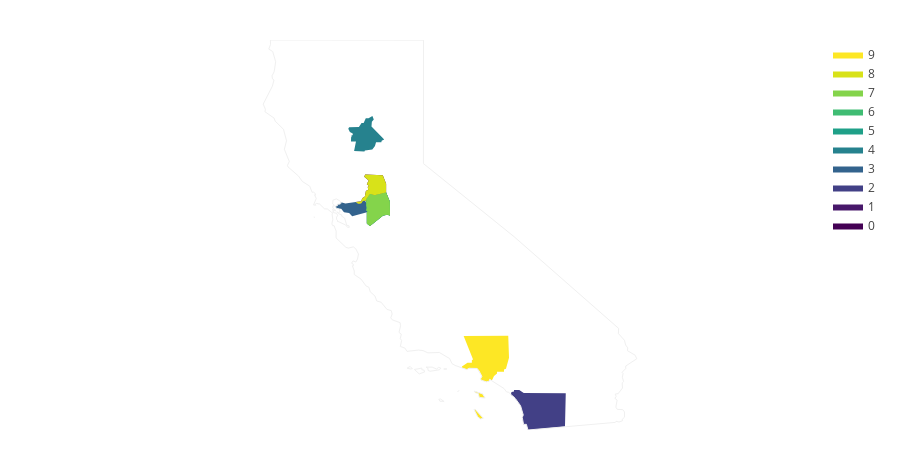

Here is the notebook cell this chart was saved with:
### Code cell
import plotly.figure_factory as ff

fips = ['06067', '06077', '06073',
        '06013', '06007', '06077',
        '06077', '06077', '06067',
        '06037']
values = range(len(fips))

fig = ff.create_choropleth(fips=fips, values=values, scope = ['CA'])
fig.layout.template = None
fig.show()

#06067 = 1st, 9th - sacramento county
#06077- 2nd , 6th, 7th, 8th - san joaquin county
#06073 - 3rd san diego county
#06013 - 4th contra costa county
#06007 5th butte county
#06037  10 LA county

-ask coloring?

### Figure 1 — Plotly figure (JSON) as saved in the notebook; plotly's stock layout.template omitted (floating-point values rounded to 4 significant figures; data arrays with more than 128 entries replaced by an {"elided": "..."} marker saying what was removed)
{"data": [{"fill": "toself", "fillcolor": "rgb(68, 1, 84)", "hoverinfo": "none", "line": {"color": "rgb(0, 0, 0)", "width": 0}, "mode": "lines", "name": "0", "type": "scatter", "x": [-121.9, -121.7, -121.7, -121.6, -121.6, -121.5, -121.5, -121.5, -121.6, -121.5, -121.6, -121.6, -121.1, -121.0, -121.0, -121.3, -121.5, -121.6, -121.6, -121.7, -121.7, -121.8, -121.9, null], "y": [38.07, 38.09, 38.16, 38.2, 38.33, 38.36, 38.43, 38.47, 38.5, 38.59, 38.68, 38.74, 38.72, 38.51, 38.3, 38.23, 38.26, 38.12, 38.1, 38.09, 38.05, 38.02, 38.07, null]}, {"fill": "toself", "fillcolor": "rgb(72, 24, 106)", "hoverinfo": "none", "line": {"color": "rgb(0, 0, 0)", "width": 0}, "mode": "lines", "name": "1", "type": "scatter", "x": [-121.6, -121.6, -121.6, -121.5, -121.3, -121.0, -120.9, -120.9, -121.0, -121.1, -121.5, -121.6, -121.6, -121.5, -121.6, -121.6, -121.6, -121.6, -121.6, null], "y": [38.04, 38.1, 38.12, 38.26, 38.23, 38.3, 38.08, 37.74, 37.76, 37.74, 37.48, 37.54, 37.82, 37.85, 37.86, 37.92, 38.01, 38.02, 38.04, null]}, {"fill": "toself", "fillcolor": "rgb(66, 64, 134)", "hoverinfo": "none", "line": {"color": "rgb(0, 0, 0)", "width": 0}, "mode": "lines", "name": "2", "type": "scatter", "x": [-117.6, -117.6, -117.5, -117.5, -117.4, -117.2, -116.1, -116.1, -117.1, -117.2, -117.2, -117.3, -117.3, -117.3, -117.5, -117.6, null], "y": [33.39, 33.45, 33.47, 33.51, 33.51, 33.43, 33.43, 32.62, 32.53, 32.67, 32.67, 32.84, 32.9, 33.12, 33.33, 33.39, null]}, {"fill": "toself", "fillcolor": "rgb(51, 99, 141)", "hoverinfo": "none", "line": {"color": "rgb(0, 0, 0)", "width": 0}, "mode": "lines", "name": "3", "type": "scatter", "x": [-122.4, -122.4, -122.4, -122.3, -122.3, -122.1, -121.9, -121.8, -121.7, -121.7, -121.6, -121.6, -121.6, -121.6, -121.6, -121.5, -121.6, -122.0, -122.0, -122.2, -122.3, -122.4, -122.4, null], "y": [37.97, 37.98, 38.01, 38.01, 38.06, 38.03, 38.07, 38.02, 38.05, 38.09, 38.1, 38.02, 38.01, 37.92, 37.86, 37.85, 37.82, 37.72, 37.8, 37.82, 37.9, 37.91, 37.97, null]}, {"fill": "toself", "fillcolor": "rgb(38, 130, 142)", "hoverinfo": "none", "line": {"color": "rgb(0, 0, 0)", "width": 0}, "mode": "lines", "name": "4", "type": "scatter", "x": [-122.1, -122.0, -121.8, -121.7, -121.6, -121.6, -121.5, -121.4, -121.4, -121.4, -121.4, -121.1, -121.1, -121.2, -121.3, -121.3, -121.4, -121.6, -121.6, -121.9, -121.9, -122.0, -122.0, -122.0, -122.0, -121.9, -121.9, -122.0, -122.1, null], "y": [39.84, 39.88, 39.89, 39.98, 39.98, 40.1, 40.1, 40.15, 40.07, 40.02, 39.9, 39.59, 39.56, 39.52, 39.52, 39.43, 39.34, 39.32, 39.3, 39.3, 39.54, 39.53, 39.64, 39.65, 39.67, 39.69, 39.73, 39.77, 39.84, null]}, {"fill": "toself", "fillcolor": "rgb(31, 160, 136)", "hoverinfo": "none", "line": {"color": "rgb(0, 0, 0)", "width": 0}, "mode": "lines", "name": "5", "type": "scatter", "x": [-121.6, -121.6, -121.6, -121.5, -121.3, -121.0, -120.9, -120.9, -121.0, -121.1, -121.5, -121.6, -121.6, -121.5, -121.6, -121.6, -121.6, -121.6, -121.6, null], "y": [38.04, 38.1, 38.12, 38.26, 38.23, 38.3, 38.08, 37.74, 37.76, 37.74, 37.48, 37.54, 37.82, 37.85, 37.86, 37.92, 38.01, 38.02, 38.04, null]}, {"fill": "toself", "fillcolor": "rgb(63, 188, 115)", "hoverinfo": "none", "line": {"color": "rgb(0, 0, 0)", "width": 0}, "mode": "lines", "name": "6", "type": "scatter", "x": [-121.6, -121.6, -121.6, -121.5, -121.3, -121.0, -120.9, -120.9, -121.0, -121.1, -121.5, -121.6, -121.6, -121.5, -121.6, -121.6, -121.6, -121.6, -121.6, null], "y": [38.04, 38.1, 38.12, 38.26, 38.23, 38.3, 38.08, 37.74, 37.76, 37.74, 37.48, 37.54, 37.82, 37.85, 37.86, 37.92, 38.01, 38.02, 38.04, null]}, {"fill": "toself", "fillcolor": "rgb(132, 212, 75)", "hoverinfo": "none", "line": {"color": "rgb(0, 0, 0)", "width": 0}, "mode": "lines", "name": "7", "type": "scatter", "x": [-121.6, -121.6, -121.6, -121.5, -121.3, -121.0, -120.9, -120.9, -121.0, -121.1, -121.5, -121.6, -121.6, -121.5, -121.6, -121.6, -121.6, -121.6, -121.6, null], "y": [38.04, 38.1, 38.12, 38.26, 38.23, 38.3, 38.08, 37.74, 37.76, 37.74, 37.48, 37.54, 37.82, 37.85, 37.86, 37.92, 38.01, 38.02, 38.04, null]}, {"fill": "toself", "fillcolor": "rgb(216, 226, 25)", "hoverinfo": "none", "line": {"color": "rgb(0, 0, 0)", "width": 0}, "mode": "lines", "name": "8", "type": "scatter", "x": [-121.9, -121.7, -121.7, -121.6, -121.6, -121.5, -121.5, -121.5, -121.6, -121.5, -121.6, -121.6, -121.1, -121.0, -121.0, -121.3, -121.5, -121.6, -121.6, -121.7, -121.7, -121.8, -121.9, null], "y": [38.07, 38.09, 38.16, 38.2, 38.33, 38.36, 38.43, 38.47, 38.5, 38.59, 38.68, 38.74, 38.72, 38.51, 38.3, 38.23, 38.26, 38.12, 38.1, 38.09, 38.05, 38.02, 38.07, null]}, {"fill": "toself", "fillcolor": "rgb(253, 231, 37)", "hoverinfo": "none", "line": {"color": "rgb(0, 0, 0)", "width": 0}, "mode": "lines", "name": "9", "type": "scatter", "x": [-118.6, -118.4, -118.3, -118.5, -118.5, -118.6, -118.6, null, -118.6, -118.6, -118.4, -118.4, -118.5, -118.6, null, -118.9, -118.9, -118.8, -118.7, -118.7, -118.6, -118.9, -117.7, -117.6, -117.7, -117.8, -117.8, -118.0, -118.0, -118.1, -118.1, -118.2, -118.2, -118.3, -118.4, -118.4, -118.4, -118.5, -118.5, -118.7, -118.8, -118.9, null], "y": [33.48, 33.41, 33.31, 33.33, 33.42, 33.44, 33.48, null, 33.03, 33.03, 32.82, 32.8, 32.85, 33.03, null, 34.05, 34.07, 34.17, 34.17, 34.24, 34.24, 34.82, 34.82, 34.29, 34.02, 34.0, 33.95, 33.95, 33.9, 33.85, 33.74, 33.76, 33.72, 33.7, 33.74, 33.77, 33.84, 33.97, 34.04, 34.03, 34.0, 34.05, null]}, {"hoverinfo": "text", "legendgroup": "centroids", "marker": {"color": "white", "opacity": 0}, "mode": "markers", "name": "US Counties", "selected": {"marker": {"color": "white", "opacity": 1, "size": 3}}, "showlegend": false, "text": ["County: Los Angeles<br>State: California<br>FIPS: 06037<br>Value: 9", "County: Los Angeles<br>State: California<br>FIPS: 06037<br>Value: 9", "County: Los Angeles<br>State: California<br>FIPS: 06037<br>Value: 9", "County: Sacramento<br>State: California<br>FIPS: 06067<br>Value: 0", "County: San Joaquin<br>State: California<br>FIPS: 06077<br>Value: 1", "County: San Diego<br>State: California<br>FIPS: 06073<br>Value: 2", "County: Contra Costa<br>State: California<br>FIPS: 06013<br>Value: 3", "County: Butte<br>State: California<br>FIPS: 06007<br>Value: 4", "County: San Joaquin<br>State: California<br>FIPS: 06077<br>Value: 5", "County: San Joaquin<br>State: California<br>FIPS: 06077<br>Value: 6", "County: San Joaquin<br>State: California<br>FIPS: 06077<br>Value: 7", "County: Sacramento<br>State: California<br>FIPS: 06067<br>Value: 8"], "type": "scatter", "unselected": {"marker": {"opacity": 0}}, "x": [[-118.4], [-118.5], [-118.2], -121.3, -121.3, -116.7, -121.9, -121.6, -121.3, -121.3, -121.3, -121.3], "y": [[33.38], [32.9], [34.36], 38.45, 37.93, 33.03, 37.92, 39.67, 37.93, 37.93, 37.93, 38.45]}, {"hoverinfo": "text", "legendgroup": "States", "line": {"color": "rgb(240, 240, 240)", "width": 1}, "mode": "lines", "showlegend": false, "type": "scatter", "x": {"elided": "263 float values"}, "y": {"elided": "263 float values"}}], "layout": {"annotations": [{"showarrow": false, "text": "<b></b>", "x": 1, "xanchor": "right", "xref": "paper", "y": 1.05, "yref": "paper"}], "dragmode": "select", "height": 450, "hovermode": "closest", "legend": {"traceorder": "reversed", "x": 1, "xanchor": "right", "y": 1, "yanchor": "top"}, "margin": {"b": 20, "l": 20, "r": 20, "t": 40}, "width": 900, "xaxis": {"autorange": false, "fixedrange": true, "range": [-131.1, -107.4], "showgrid": false, "showticklabels": false, "zeroline": false}, "yaxis": {"autorange": false, "fixedrange": true, "range": [32.53, 42.0], "showgrid": false, "showticklabels": false, "zeroline": false}}}
